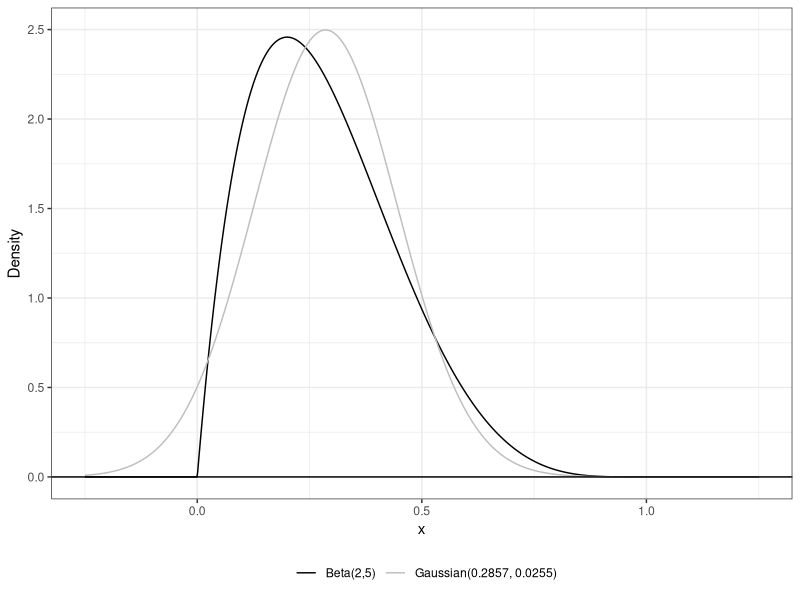
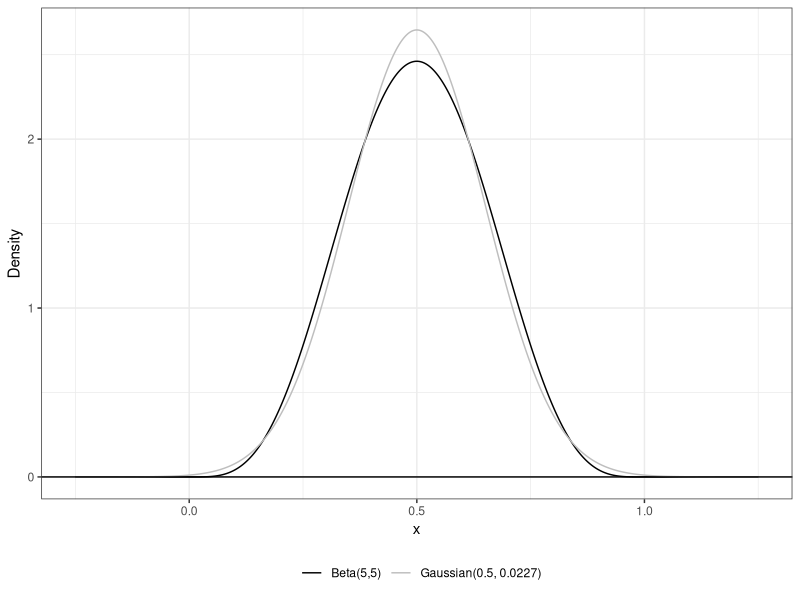
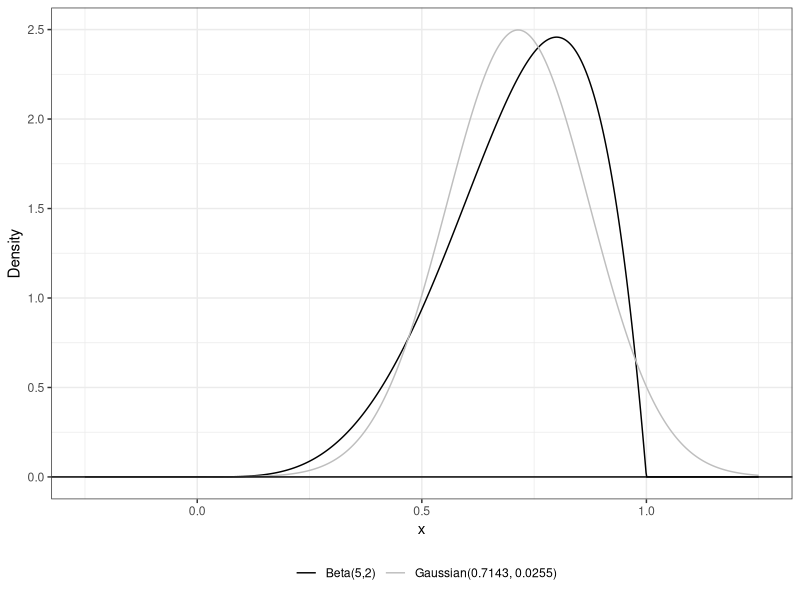
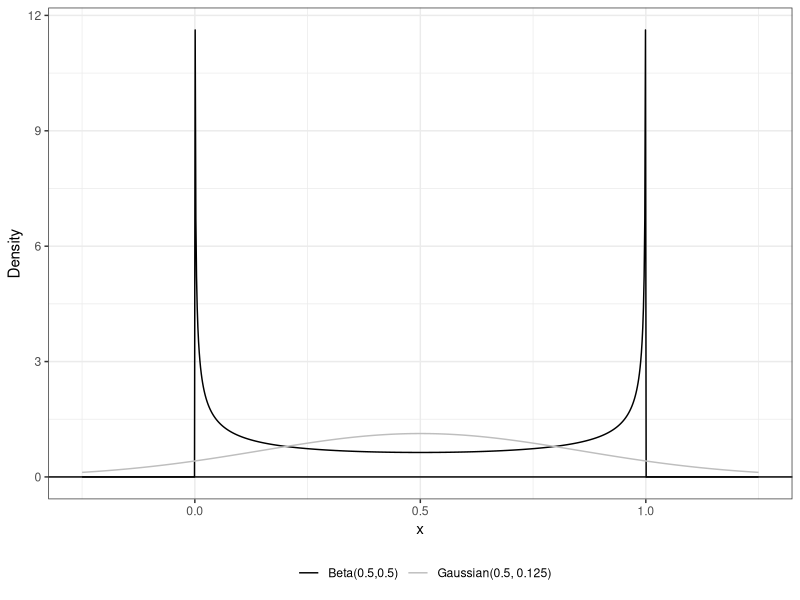

These figures' R source, in order:
# Henry Sun 
# Lab 7 

# Task 1
# plot beta distributions
library(tidyverse)

# a = 2, b = 5
alpha <- 2
beta <- 5

q1.fig.dat <- tibble(x = seq(-0.25, 1.25, length.out=1000))|>   # generate a grid of points
  mutate(beta.pdf = dbeta(x, alpha, beta),                      # compute the beta PDF
         norm.pdf = dnorm(x,                                    # Gaussian distribution with
                          mean = alpha/(alpha+beta),            # same mean and variance
                          sd = sqrt((alpha*beta)/((alpha+beta)^2*(alpha+beta+1)))))
beta1.data = tibble(
  alpha = alpha, 
  beta = beta,
  mean = alpha/(alpha+beta),
  var = (alpha*beta)/((alpha+beta)^2 *(alpha+beta+1)),
  skew = (2*(beta-alpha)*sqrt(alpha+beta+1))/((alpha + beta + 2)*sqrt(alpha*beta)),
  kurt = (6*(alpha-beta)^2*(alpha+beta+1)-(alpha*beta*(alpha+beta+2)))/((alpha*beta*(alpha+beta+2)*(alpha+beta+3)))
)


beta1 <- ggplot(data= q1.fig.dat)+                                              # specify data
  geom_line(aes(x=x, y=beta.pdf, color="Beta(2,5)")) +                 # plot beta dist
  geom_line(aes(x=x, y=norm.pdf, color="Gaussian(0.2857, 0.0255)")) +  # plot guassian dist
  geom_hline(yintercept=0)+                                            # plot x axis
  theme_bw()+                                                          # change theme
  xlab("x")+                                                           # label x axis
  ylab("Density")+                                                     # label y axis
  scale_color_manual("", values = c("black", "grey"))+                 # change colors
  theme(legend.position = "bottom")                                    # move legend to bottom
beta1

# a = 5, b = 5
alpha <- 5
beta <- 5

q1.fig.dat <- tibble(x = seq(-0.25, 1.25, length.out=1000))|>   # generate a grid of points
  mutate(beta.pdf = dbeta(x, alpha, beta),                      # compute the beta PDF
         norm.pdf = dnorm(x,                                    # Gaussian distribution with
                          mean = alpha/(alpha+beta),            # same mean and variance
                          sd = sqrt((alpha*beta)/((alpha+beta)^2*(alpha+beta+1)))))
beta2.data = tibble(
  alpha = alpha, 
  beta = beta,
  mean = alpha/(alpha+beta),
  var = (alpha*beta)/((alpha+beta)^2 *(alpha+beta+1)),
  skew = (2*(beta-alpha)*sqrt(alpha+beta+1))/((alpha + beta + 2)*sqrt(alpha*beta)),
  kurt = (6*(alpha-beta)^2*(alpha+beta+1)-(alpha*beta*(alpha+beta+2)))/((alpha*beta*(alpha+beta+2)*(alpha+beta+3)))
)


beta2 <- ggplot(data= q1.fig.dat)+                                              # specify data
  geom_line(aes(x=x, y=beta.pdf, color="Beta(5,5)")) +                 # plot beta dist
  geom_line(aes(x=x, y=norm.pdf, color="Gaussian(0.5, 0.0227)")) +  # plot guassian dist
  geom_hline(yintercept=0)+                                            # plot x axis
  theme_bw()+                                                          # change theme
  xlab("x")+                                                           # label x axis
  ylab("Density")+                                                     # label y axis
  scale_color_manual("", values = c("black", "grey"))+                 # change colors
  theme(legend.position = "bottom")                                    # move legend to bottom
beta2

# a = 5, b = 2 
alpha <- 5
beta <- 2

q1.fig.dat <- tibble(x = seq(-0.25, 1.25, length.out=1000))|>   # generate a grid of points
  mutate(beta.pdf = dbeta(x, alpha, beta),                      # compute the beta PDF
         norm.pdf = dnorm(x,                                    # Gaussian distribution with
                          mean = alpha/(alpha+beta),            # same mean and variance
                          sd = sqrt((alpha*beta)/((alpha+beta)^2*(alpha+beta+1)))))
beta3.data = tibble(
  alpha = alpha,
  beta = beta,
  mean = alpha/(alpha+beta),
  var = (alpha*beta)/((alpha+beta)^2 *(alpha+beta+1)),
  skew = (2*(beta-alpha)*sqrt(alpha+beta+1))/((alpha + beta + 2)*sqrt(alpha*beta)),
  kurt = (6*(alpha-beta)^2*(alpha+beta+1)-(alpha*beta*(alpha+beta+2)))/((alpha*beta*(alpha+beta+2)*(alpha+beta+3)))
)


beta3 <- ggplot(data= q1.fig.dat)+                                              # specify data
  geom_line(aes(x=x, y=beta.pdf, color="Beta(5,2)")) +                 # plot beta dist
  geom_line(aes(x=x, y=norm.pdf, color="Gaussian(0.7143, 0.0255)")) +  # plot guassian dist
  geom_hline(yintercept=0)+                                            # plot x axis
  theme_bw()+                                                          # change theme
  xlab("x")+                                                           # label x axis
  ylab("Density")+                                                     # label y axis
  scale_color_manual("", values = c("black", "grey"))+                 # change colors
  theme(legend.position = "bottom")                                    # move legend to bottom
beta3

# a = 0.5, b = 0.5
alpha <- 0.5
beta <- 0.5

q1.fig.dat <- tibble(x = seq(-0.25, 1.25, length.out=1000))|>   # generate a grid of points
  mutate(beta.pdf = dbeta(x, alpha, beta),                      # compute the beta PDF
         norm.pdf = dnorm(x,                                    # Gaussian distribution with
                          mean = alpha/(alpha+beta),            # same mean and variance
                          sd = sqrt((alpha*beta)/((alpha+beta)^2*(alpha+beta+1)))))
beta4.data = tibble(
  alpha = alpha,
  beta = beta,
  mean = alpha/(alpha+beta),
  var = (alpha*beta)/((alpha+beta)^2 *(alpha+beta+1)),
  skew = (2*(beta-alpha)*sqrt(alpha+beta+1))/((alpha + beta + 2)*sqrt(alpha*beta)),
  kurt = (6*(alpha-beta)^2*(alpha+beta+1)-(alpha*beta*(alpha+beta+2)))/((alpha*beta*(alpha+beta+2)*(alpha+beta+3)))
)


beta4 <- ggplot(data= q1.fig.dat)+                                              # specify data
  geom_line(aes(x=x, y=beta.pdf, color="Beta(0.5,0.5)")) +                 # plot beta dist
  geom_line(aes(x=x, y=norm.pdf, color="Gaussian(0.5, 0.125)")) +  # plot guassian dist
  geom_hline(yintercept=0)+                                            # plot x axis
  theme_bw()+                                                          # change theme
  xlab("x")+                                                           # label x axis
  ylab("Density")+                                                     # label y axis
  scale_color_manual("", values = c("black", "grey"))+                 # change colors
  theme(legend.position = "bottom")                                    # move legend to bottom
beta4


beta.data = rbind(beta1.data, beta2.data, beta3.data, beta4.data)
# Task 2
# compute moments

#beta.moment()
beta.moment <- function(alpha, beta, k, centered){
  if (centered == T){
    #integrand1 <- function(x) {x * dbeta(x, alpha, beta)}
    #uncentered <- integrate(integrand1, lower = 0, upper = 1)
    mean <- (alpha)/(alpha + beta)
    integrand2 <- function(x) {(x-mean)^k * dbeta(x, alpha, beta)}
    solution <- integrate(integrand2, lower = 0, upper = 1)
  }
  if(centered == F){
    integrand <- function(x) {x^k * dbeta(x, alpha, beta)}
    solution <- integrate(integrand, lower = 0, upper = 1)
  }
  solution
}
# beta.pop.data <- tibble(alpha = c(2, 5, 5, 0.5),
#                         
#                         beta = c(5, 5, 2, 0.5),
#                         
#                         mean = c(beta.moment(2,5,1,F)$value, beta.moment(5,5,1,F)$value, 
#                                  beta.moment(5,2,1,F)$value, beta.moment(0.5,0.5,1,F)$value),
#                         
#                         var = c(beta.moment(2,5,2,T)$value, beta.moment(5,5,2,T)$value,
#                                 beta.moment(5,2,2,T)$value, beta.moment(0.5,0.5,2,T)$value),
#                         
#                         skew = c(beta.moment(2,5,3,T)$value/((beta.moment(2,5,2,T)$value)^(3/2)),
#                                  beta.moment(5,5,3,T)$value/((beta.moment(5,5,2,T)$value)^(3/2)),
#                                  beta.moment(5,2,3,T)$value/((beta.moment(5,2,2,T)$value)^(3/2)),
#                                  beta.moment(0.5,0.5,3,T)$value/((beta.moment(0.5, 0.5,2,T)$value)^(3/2))),
#                         kurt = c((beta.moment(2,5,4,T)$value/((beta.moment(2,5,2,T)$value)^2)) - 3, 
#                                  (beta.moment(5,5,4,T)$value/((beta.moment(5,5,2,T)$value)^2)) - 3,
#                                  (beta.moment(5,2,4,T)$value/((beta.moment(5,2,2,T)$value)^2)) - 3,
#                                  (beta.moment(0.5,0.5,4,T)$value/((beta.moment(0.5,0.5,2,T)$value)^2)) - 3))

beta1.pop.data <- tibble(alpha = 2,
                         beta = 5, 
                         mean = beta.moment(2,5,1,F)$value, 
                         skew = (beta.moment(2,5,3,T)$value)/((beta.moment(2,5,2,T)$value)^(3/2)),
                         kurt = ((beta.moment(2,5,4,T)$value)/((beta.moment(2,5,2,T)$value)^2)) -3
                         )
# Task 3
set.seed(7272) # Set seed so we all get the same results.
sample.size <- 500 # Specify sample details
alpha <- 2
beta <- 5
beta.sample <- rbeta(n = sample.size,  # sample size
                     shape1 = alpha,   # alpha parameter
                     shape2 = beta)    # beta parameter
